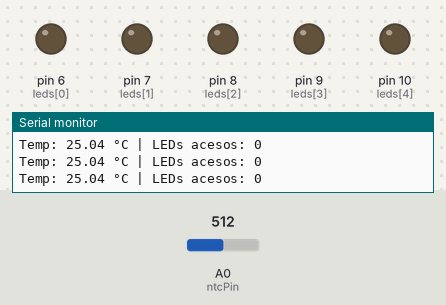
This sketch was run on a simulated Arduino Uno, built with avr-gcc and run on an emulated ATmega328P. Parts: output pins drawn as LEDs (lit = HIGH), the last lines printed to the serial monitor. The test bench sets the inputs (shaded band); at power-on: A0 (ntcPin) = 512.

Above: at 1.2 s.
1.3 s: A0 (ntcPin) set to 561
At 2.6 s:
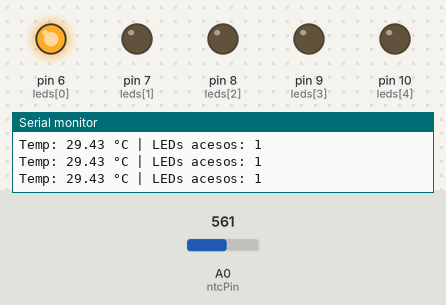
3.0 s: A0 (ntcPin) set to 617
4.5 s: A0 (ntcPin) set to 642
At 5.3 s:
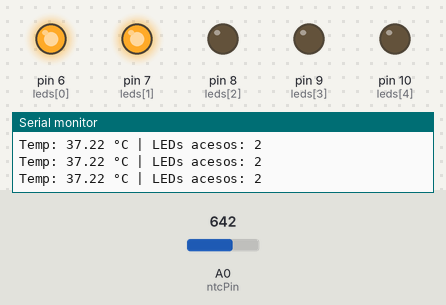
6.0 s: A0 (ntcPin) set to 694
7.5 s: A0 (ntcPin) set to 722
At 8.0 s:
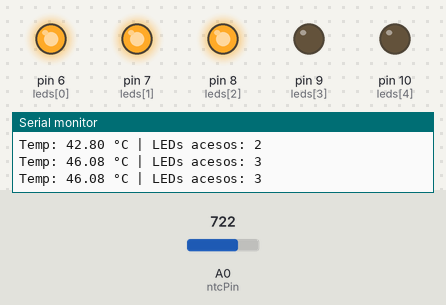
9.0 s: A0 (ntcPin) set to 511
At 9.4 s:
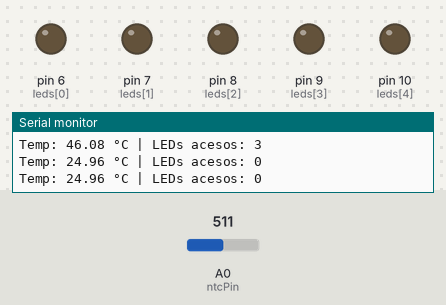
Timing chart, 0 to 11.5 s (numbered marks = the images above; inputs shaded):
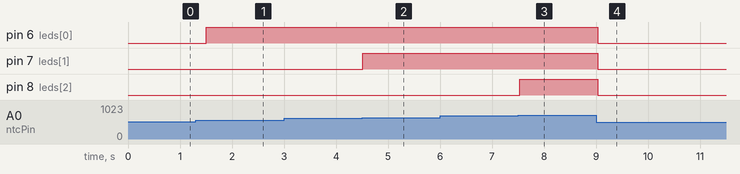

Measured:
- the behaviour switches between 545 and 546 on A0 (ntcPin) (found by bisection; images 0 and 1)
- the behaviour switches between 629 and 630 on A0 (ntcPin) (found by bisection; images 1 and 2)
- the behaviour switches between 704 and 705 on A0 (ntcPin) (found by bisection; images 2 and 3)
- after the input at 1.3 s, pin 6 (leds[0]): LOW → HIGH after 0.21 s
- after the input at 4.5 s, pin 7 (leds[1]): LOW → HIGH at once
- after the input at 7.5 s, pin 8 (leds[2]): LOW → HIGH at once
- after the input at 9.0 s, pin 6 (leds[0]), pin 7 (leds[1]), pin 8 (leds[2]): HIGH → LOW at once

The sketch:

exercicio18.2.INO.ino
```cpp
const int ntcPin = A0;

const int leds[] = {6, 7, 8, 9, 10};
const int N_LEDS = 5;

const float R_FIXO   = 10000.0;
const float R_NOM    = 10000.0;
const float TEMP_NOM = 25.0;
const float BETA     = 3950.0;


const float TEMP_MIN = 20.0;
const float TEMP_MAX = 60.0;

float lerTemperatura() {
  int leitura  = analogRead(ntcPin);
  float resist = R_FIXO * (1023.0 / leitura - 1.0);
  float tempK  = 1.0 / ((1.0 / (TEMP_NOM + 273.15)) +
                 (1.0 / BETA) * log(resist / R_NOM));
  return tempK - 273.15;
}

void setup() {
  for (int i = 0; i < N_LEDS; i++) pinMode(leds[i], OUTPUT);
  Serial.begin(9600);
}

void loop() {
  float temp   = lerTemperatura();


  int qtdLeds  = (int)((temp - TEMP_MIN) / (TEMP_MAX - TEMP_MIN) * N_LEDS);
  qtdLeds      = constrain(qtdLeds, 0, N_LEDS);

  for (int i = 0; i < N_LEDS; i++) {
    digitalWrite(leds[i], i < qtdLeds ? HIGH : LOW);
  }

  Serial.print("Temp: "); Serial.print(temp);
  Serial.print(" °C | LEDs acesos: "); Serial.println(qtdLeds);

  delay(300);
}
```
